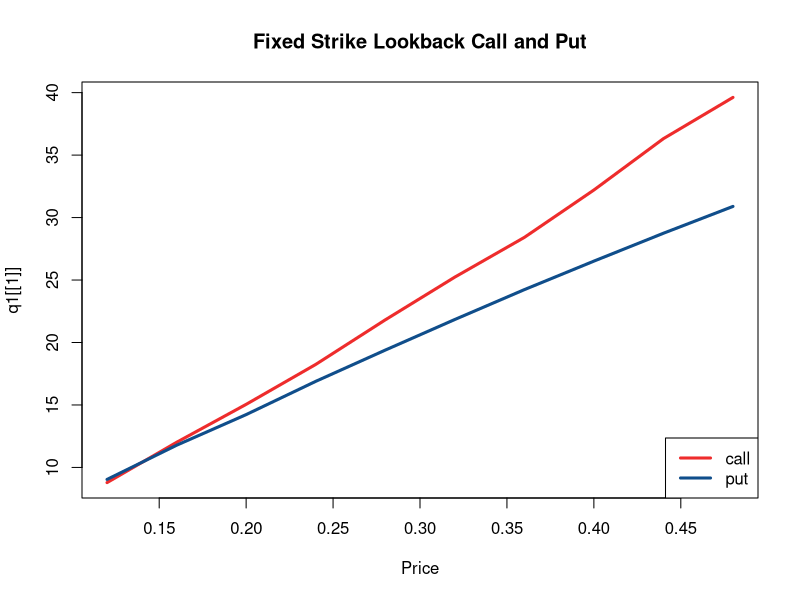

This chart was generated by the following R code:
## ---- chunk 1
# Zhao_Yanxiang_Projcet6
########################### FUNCTIONS ########################### 
# function to simulate stock prices
sPaths <- function(s0, r, sigma, t, nSim, n){
  dt <- t/n
  sim <- list()
  for (i in 1:(nSim/2)){
    dw <- sqrt(dt)*rnorm(n)
    s_sim1 <- rep(s0,n)
    s_sim2 <- rep(s0,n)
    for (s in 2:n){
      # create anthithetic paths
      s_sim1[s] <- s_sim1[s-1]*(1 + r*dt + sigma*dw[s])
      s_sim2[s] <- s_sim2[s-1]*(1 + r*dt - sigma*dw[s])
    }
    sim_i <- list(s_sim1, s_sim2)
    sim <- append(sim, sim_i)
  }
  out <- matrix(unlist(sim), nSim, n, byrow = T)
  return(out)  
}
## ---- chunk 2
##### QUESTION 1 #####
# function to price fixed strike lookback options
fsLookback <- function(s0, x, r, sigma, t, nSim, n, type){
  paths <- sPaths(s0, r, sigma, t, nSim, n)
  if (type == "call"){
    maxS <- apply(paths, 1, max)
    v <- exp(-r*t)*mean(ifelse(maxS>x, maxS-x, 0))
  }
  else if (type == "put"){
    minS <- apply(paths, 1, min)
    v <- exp(-r*t)*mean(ifelse(x>minS, x-minS, 0))
  }
  else {
    stop("Incorrect option type!")
  }
  return(v)
}
## ---- chunk 3
##### Question 1 #####
# set parameters
s0 <- 98
x <- 100
r <- .03
t <- 1
sigma <- seq(.12, .48, .04)
nSim <- 10000
n <- 200
type <- c("call", "put")
# run simulation
q1 <- rep(list(rep(0,length(sigma))),2)
for (i in 1:2){
  for (j in 1:length(sigma)){
    q1[[i]][j] <- fsLookback(s0, x, r, sigma[j], t, nSim, n, type[i])
  }
}
## ---- chunk 4
plot(sigma, q1[[1]], type = "l", lwd = 3, col = "firebrick2",
     main = "Fixed Strike Lookback Call and Put", xlab = "Price")
lines(sigma, q1[[2]], type = "l", lwd = 3, col = "dodgerblue4")
legend("bottomright", legend = c("call", "put"), lwd = 3, 
       col = c("firebrick2", "dodgerblue4"))
